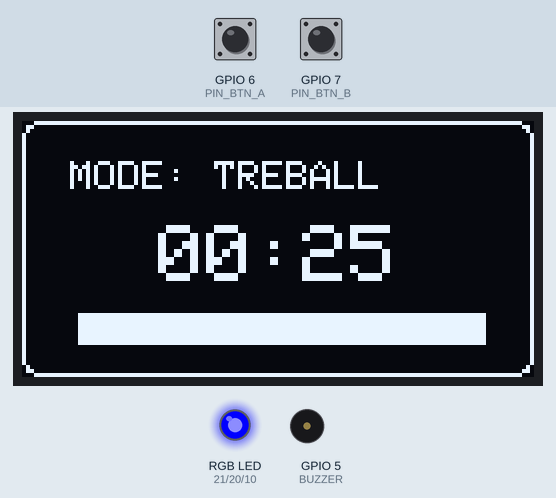
Simulated run of this sketch. Board: ESP32-S3. On the bench: 128×64 one-colour display, an RGB LED mixed from three pins (HIGH = lit), buzzer (waves = sounding). The inputs (shaded band) are chosen by the test bench; at power-on: GPIO 6 (PIN_BTN_A) HIGH, GPIO 7 (PIN_BTN_B) HIGH.

Above: at 1.2 s.
1.3 s: GPIO 6 (PIN_BTN_A) pulled LOW for 0.15 s
At 2.9 s:
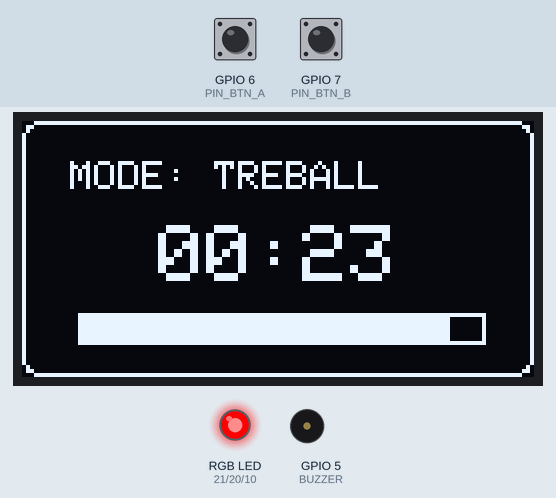
4.4 s: GPIO 7 (PIN_BTN_B) pulled LOW for 0.15 s
At 5.7 s:
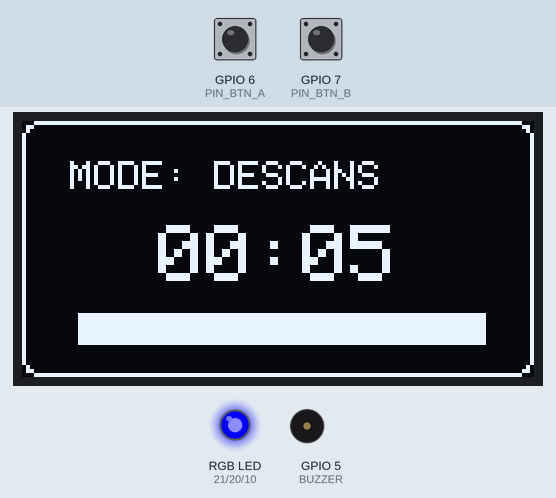
6.0 s: GPIO 6 (PIN_BTN_A) pulled LOW for 1 s
At 7.4 s:
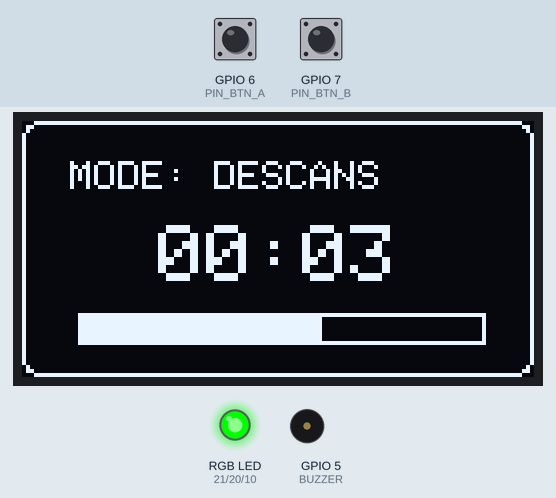
9.5 s: GPIO 7 (PIN_BTN_B) pulled LOW for 1 s
At 10.9 s:
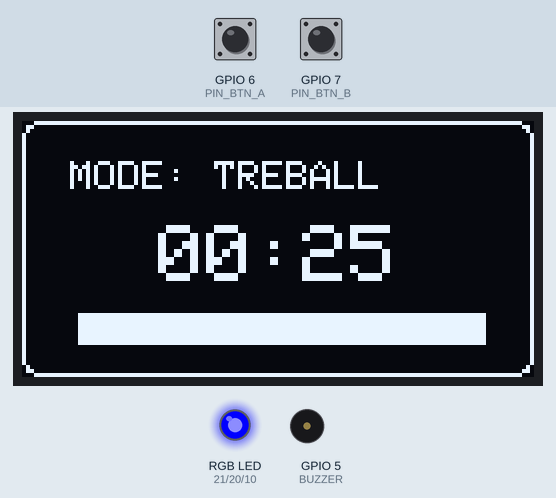
12.0 s: GPIO 6 (PIN_BTN_A) pulled LOW for 0.15 s
At 12.8 s:
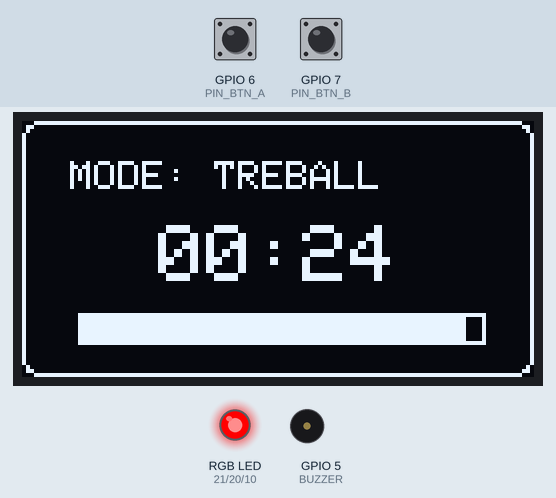
Timing chart, 0 to 14.6 s (numbered marks = the images above; inputs shaded):
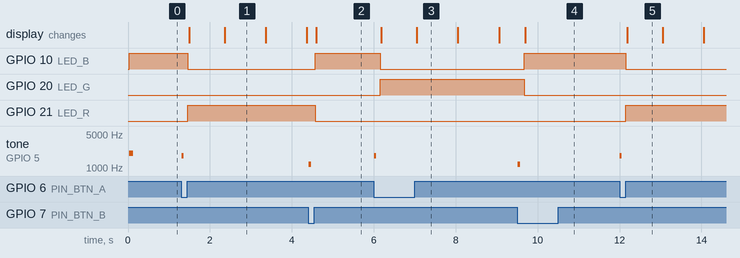

Measured:
- after the input at 1.3 s, GPIO 10 (LED_B): HIGH → LOW after 0.16 s; GPIO 21 (LED_R): LOW → HIGH after 0.16 s; tone on GPIO 5 (BUZZER): silent → 1800 Hz at once, → silent 0.05 s later; the display: first changes after 0.19 s (image 1 shows a later state)
- after the input at 4.4 s, GPIO 10 (LED_B): LOW → HIGH after 0.17 s; GPIO 21 (LED_R): HIGH → LOW after 0.17 s; tone on GPIO 5 (BUZZER): silent → 1200 Hz at once, → silent 0.05 s later; the display: changes after 0.19 s (image 2)
- after the input at 6.0 s, GPIO 10 (LED_B): HIGH → LOW after 0.16 s; GPIO 20 (LED_G): LOW → HIGH after 0.16 s; tone on GPIO 5 (BUZZER): silent → 1800 Hz at once, → silent 0.05 s later; the display: first changes after 0.18 s (image 3 shows a later state)
- after the input at 9.5 s, GPIO 10 (LED_B): LOW → HIGH after 0.17 s; GPIO 20 (LED_G): HIGH → LOW after 0.17 s; the display: changes after 0.20 s (image 4)
- after the input at 12.0 s, GPIO 10 (LED_B): HIGH → LOW after 0.16 s; GPIO 21 (LED_R): LOW → HIGH after 0.16 s; tone on GPIO 5 (BUZZER): silent → 1800 Hz at once, → silent 0.05 s later; the display: changes after 0.18 s (image 5)
- what the display in image 1 shows lasts 1.0 s, from 2.4 s to 3.4 s
- what the display in image 5 shows lasts 0.9 s, from 12.2 s to 13.1 s

The sketch:

pomodoro.ino
```cpp
#include <Wire.h>
#include <Adafruit_GFX.h>
#include <Adafruit_SSD1306.h>

#define SCREEN_WIDTH 128
#define SCREEN_HEIGHT 64
Adafruit_SSD1306 display(SCREEN_WIDTH, SCREEN_HEIGHT, &Wire, -1);

// --- CORRESPONDÈNCIA DE PINES DE LA PCB ---
const int PIN_SDA = 3;
const int PIN_SCL = 4;
const int PIN_BTN_A = 6;  // Botó esquerre: Iniciar / Pausar
const int PIN_BTN_B = 7;  // Botó dret: Canviar de Mode / Reiniciar
const int LED_R = 21;
const int LED_G = 20;
const int LED_B = 10;
const int BUZZER = 5;

// --- CONFIGURACIÓ DE TEMPS (En segons per a fer proves ràpides) ---
const int TEMPS_TREBALL = 25; // Canviar a 25 * 60 per a minuts reals
const int TEMPS_DESCANS = 5;  // Canviar a 5 * 60 per a minuts reals

// --- VARIABLES DE CONTROL ---
int tempsInicial = TEMPS_TREBALL;
int tempsRestant = TEMPS_TREBALL;

bool cronometreActiu = false;  // Controla si el temps està corrent o en pausa
bool modeTreball = true;       // true = Mode Treball, false = Mode Descans
unsigned long ultimSegon = 0;  // Guarda el rastre del temps amb millis()

void setup() {
  Serial.begin(115200);

  pinMode(PIN_BTN_A, INPUT_PULLUP);
  pinMode(PIN_BTN_B, INPUT_PULLUP);
  pinMode(LED_R, OUTPUT);
  pinMode(LED_G, OUTPUT);
  pinMode(LED_B, OUTPUT);
  pinMode(BUZZER, OUTPUT);

  Wire.begin(PIN_SDA, PIN_SCL);
  if(!display.begin(SSD1306_SWITCHCAPVCC, 0x3C)) {
    Serial.println(F("Error d'OLED"));
    while(true);
  }

  // Salutació inicial
  tone(BUZZER, 2000, 100);
}

void loop() {
  unsigned long tempsActual = millis();

  // 1. CONTROL DEL BOTÓ A: INICIAR / PAUSAR (Detecció de polsació única)
  static bool estatAnteriorA = HIGH;
  bool estatActualA = digitalRead(PIN_BTN_A);
  if (estatAnteriorA == HIGH && estatActualA == LOW) {
    cronometreActiu = !cronometreActiu; // Commutem l'estat (on/off)
    tone(BUZZER, 1800, 50);            // Feedback sonor curt
    delay(150);                        // Evitem rebots del botó
  }
  estatAnteriorA = estatActualA;

  // 2. CONTROL DEL BOTÓ B: CANVI DE MODE MANUAL
  static bool estatAnteriorB = HIGH;
  bool estatActualB = digitalRead(PIN_BTN_B);
  if (estatAnteriorB == HIGH && estatActualB == LOW) {
    modeTreball = !modeTreball; // Canviem de Treball a Descans o viceversa
    reiniciarTemporitzador();
    tone(BUZZER, 1200, 50);
    delay(150);
  }
  estatAnteriorB = estatActualB;

  // 3. LÒGICA DEL COMPTADOR (Resta 1 segon cada vegada sense bloquejar el codi)
  if (cronometreActiu && (tempsActual - ultimSegon >= 1000)) {
    ultimSegon = tempsActual;

    if (tempsRestant > 0) {
      tempsRestant--;
    } else {
      // El temps s'ha acabat!
      cronometreActiu = false;
      executarAlarma();

      // Canviem automàticament de mode per al següent cicle
      modeTreball = !modeTreball;
      reiniciarTemporitzador();
    }
  }

  // 4. ACTUALITZACIÓ DELS LEDS I DE LA INTERFICIE GRÀFICA
  gestionarLedsRGB();
  dibuixarInterficie();
}

// --- FUNCIÓ PER REINICIAR EL TEMPS SEGONS EL MODE ---
void reiniciarTemporitzador() {
  cronometreActiu = false;
  if (modeTreball) {
    tempsInicial = TEMPS_TREBALL;
  } else {
    tempsInicial = TEMPS_DESCANS;
  }
  tempsRestant = tempsInicial;
}

// --- FUNCIÓ PER GESTIONAR EL COLOR DEL LED RGB ---
void gestionarLedsRGB() {
  if (!cronometreActiu) {
    // Si està en Pausa: Color Blau
    digitalWrite(LED_R, LOW);  digitalWrite(LED_G, LOW);  digitalWrite(LED_B, HIGH);
  } else if (modeTreball) {
    // Si està Treballant: Color Vermell
    digitalWrite(LED_R, HIGH); digitalWrite(LED_G, LOW);  digitalWrite(LED_B, LOW);
  } else {
    // Si està en Descans: Color Verd
    digitalWrite(LED_R, LOW);  digitalWrite(LED_G, HIGH); digitalWrite(LED_B, LOW);
  }
}

// --- FUNCIÓ DE DIBUIX DE LA INTERFICIE POMODORO ---
void dibuixarInterficie() {
  display.clearDisplay();

  // Marco exterior estètic
  display.drawRoundRect(0, 0, 128, 64, 4, SSD1306_WHITE);

  // Text del Mode Actual
  display.setTextSize(1);
  display.setTextColor(SSD1306_WHITE);
  display.setCursor(12, 10);
  if (modeTreball) {
    display.print("MODE: TREBALL");
  } else {
    display.print("MODE: DESCANS");
  }

  // Calculem els minuts i segons restants per mostrar-los en format rellotge
  int minuts = tempsRestant / 60;
  int segons = tempsRestant % 60;

  // Mostrem el rellotge en mida gran al centre
  display.setTextSize(2);
  display.setCursor(34, 26);
  if (minuts < 10) display.print("0"); // Afegim el zero a l'esquerra si és menor de 10
  display.print(minuts);
  display.print(":");
  if (segons < 10) display.print("0"); // Afegim el zero a l'esquerra si és menor de 10
  display.print(segons);

  // DIBUIX DE LA BARRA DE PROGRÉS
  // Calculem quants píxels ha de mesurar la barra (amplada màxima de 100 píxels)
  int ampladaBarra = (tempsRestant * 100) / tempsInicial;

  display.drawRect(14, 48, 102, 8, SSD1306_WHITE); // Marc de la barra
  display.fillRect(15, 49, ampladaBarra, 6, SSD1306_WHITE); // Farcit dynamic

  display.display();
}

// --- MELODIA DE FI DE TEMPS ---
void executarAlarma() {
  for (int i = 0; i < 3; i++) {
    tone(BUZZER, 2500, 150); delay(200);
    tone(BUZZER, 2000, 150); delay(200);
  }
  noTone(BUZZER);
}
```
